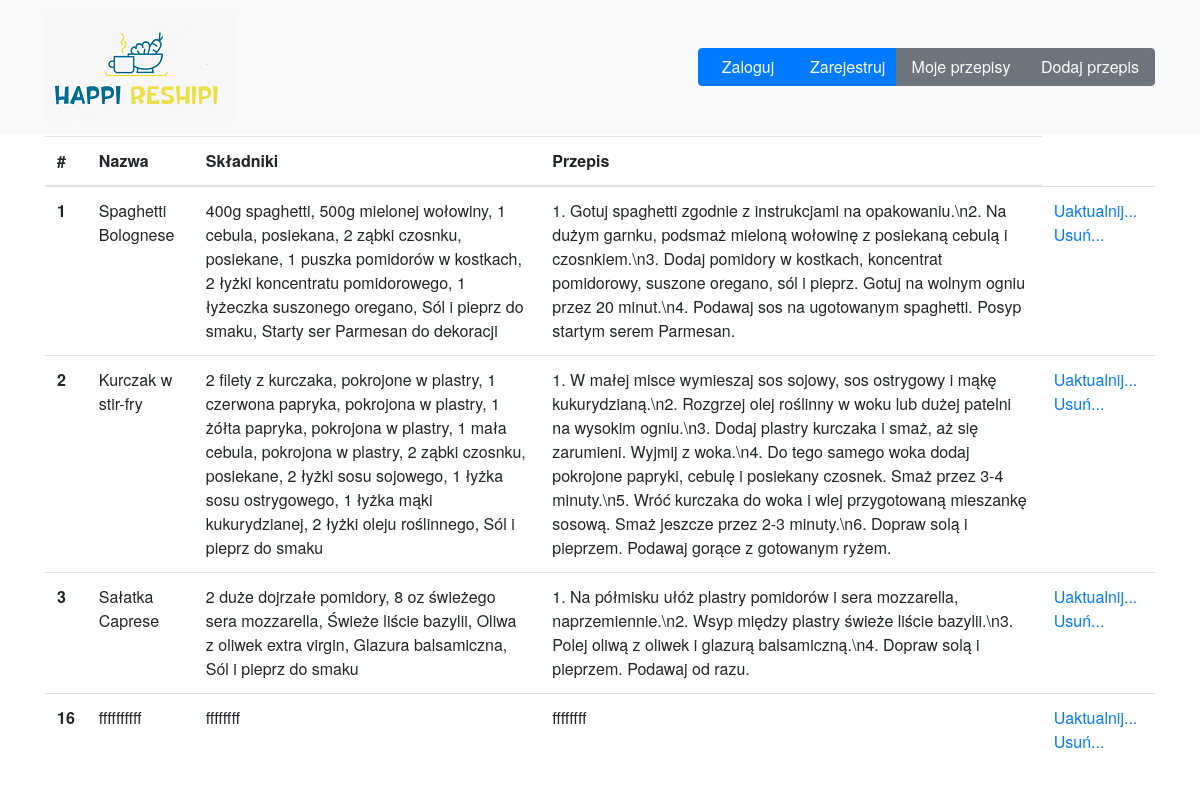
/myRecipes, run on an earlier commit of the app's database.
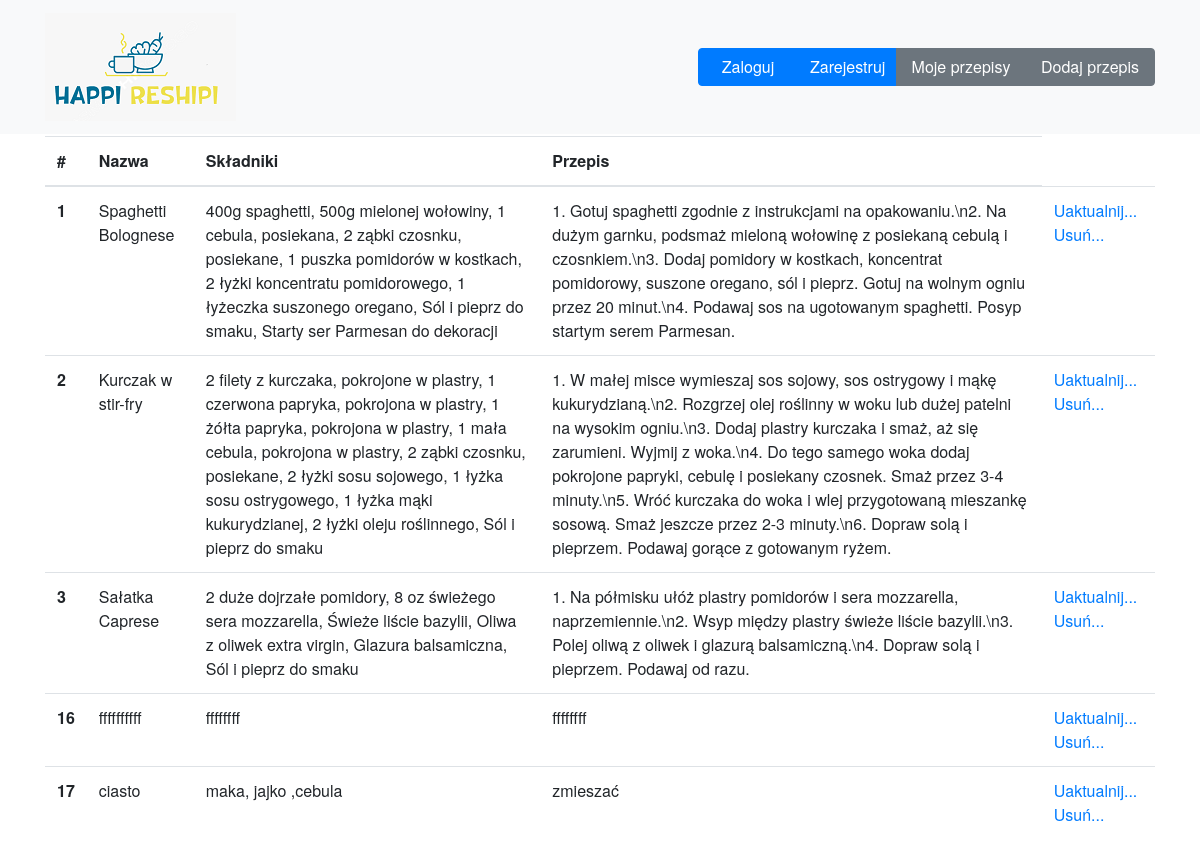
And on a later commit of the database.
### tables this page shows
CREATE TABLE recipes (int integer primary key autoincrement, nazwa varchar(30), skladniki varchar(500), przygotowanie varchar(500), img varchar(100));

### happireshipi_app.py (the view)
@app.route('/myRecipes', methods=['GET'])
def myRecipes():
    db = get_db()
    sql_command = 'select * from recipes'
    cur = db.execute(sql_command)
    recipes = cur.fetchall()
    return render_template('myRecipes.html',recipes = recipes )

### happireshipi_app.py (called while the page is built)
def get_db():
    if not hasattr(g, 'sqlite_db'):
        conn = sqlite3.connect(app_info["db_file"])
        conn.row_factory=sqlite3.Row
        g.sqlite_db = conn
    return g.sqlite_db

### templates/myRecipes.html
{% extends "base.html" %}
{% block content %}
<div class="container">
    <div class="row">
      <div class="col-md-12 col-lg-12 mx-auto">
<table class="table">
    <thead>
      <tr>
        <th scope="col">#</th>
        <th scope="col">Nazwa</th>
        <th scope="col">Składniki</th>
        <th scope="col">Przepis</th>
      </tr>
    </thead>
    <tbody>
        {% for recipe in recipes %}
      <tr>
        <th scope="row">{{recipe.int}}</th>
        <td>{{recipe.nazwa}}</td>
        <td>{{recipe.skladniki}}</td>
        <td>{{recipe.przygotowanie}}</td>
        <td>
            <a href="{{url_for('updateProcess', recipe_id=recipe.int)}}" class="button button-primary " role="button">Uaktualnij...</a>
            <a href="{{url_for('deleteProcess', recipe_id=recipe.int)}}" class="button button-danger " role="button">Usuń...</a>
        </td>
      </tr>
      {% endfor %}
    </tbody>
  </table>
</div>
</div>
</div>
{% endblock %}

### templates/base.html (shortened to what this page needs)
<!doctype html>
<html>
<head>
  <link rel="stylesheet" type="text/css" href="{{ url_for('static', filename='styles/bootstrap.min.css') }}">
  <link href="../links/bootstrap/css/bootstrap.min.css" rel="stylesheet" />
  <link rel="stylesheet" type="text/css" href="{{ url_for('static',filename='styles/base.css') }}">
</head>
<body id="page-top" class="">
  {% include "menu.html" %}
  {% block content %}{% endblock %}
</body>
</html>

### templates/menu.html
<nav class="navbar navbar-dark fixed-top bg-light" id="mainNav">
    <div class="container">
        <a class="navbar-brand" href="{{ url_for('index')}}">
            <img src="{{url_for('static', filename='logo.png')}}" class="img float-left" />
        </a>
        {% if logged==true %}
        <div class="btn-group">
            <button type="button" class="btn btn-danger dropdown-toggle" data-toggle="dropdown" aria-haspopup="true"
                aria-expanded="false">
                Action
            </button>
            <div class="dropdown-menu">
                <a class="dropdown-item" href="{{ url_for('addNewRecipe')}}" class="text-white" >Dodaj przepis</a>
                <a class="dropdown-item" href="{{ url_for('myRecipes')}}" class="text-white">Moje przepisy</a>
                <div class="dropdown-divider"></div>
                <a class="dropdown-item" href="#">Wyloguj się</a>
            </div>
        </div>
        {% else %}
        <div class="btn-group">
            <button type="button" class="btn btn-primary " style="width: 100px;">
                <a href="{{ url_for('login')}}" class="text-white">Zaloguj</a>
            </button>
            <button type="button" class="btn btn-primary " style="width: 100px;">
                <a href="{{ url_for('register')}}" class="text-white">Zarejestruj</a>
            </button>
            <button type="button" class="btn btn-secondary " style="width: 130px;">
                <a href="{{ url_for('myRecipes')}}" class="text-white">Moje przepisy</a>
            </button>
            <button type="button" class="btn btn-secondary " style="width: 130px;">
                <a href="{{ url_for('addNewRecipe')}}" class="text-white" >Dodaj przepis</a>
            </button>
        </div>
        {% endif %}
    </div>
</nav>

### static/styles/base.css (style rules this page uses)
body { overflow-x: hidden; font-family: "Roboto Slab", "Helvetica Neue", Helvetica, Arial, sans-serif; min-height: 75rem; padding-top: 8.5rem; }

What changed in the data, as far as the page shows it:
added recipes: int "17", nazwa "ciasto", skladniki "maka, jajko ,cebula", przygotowanie "zmieszać"
